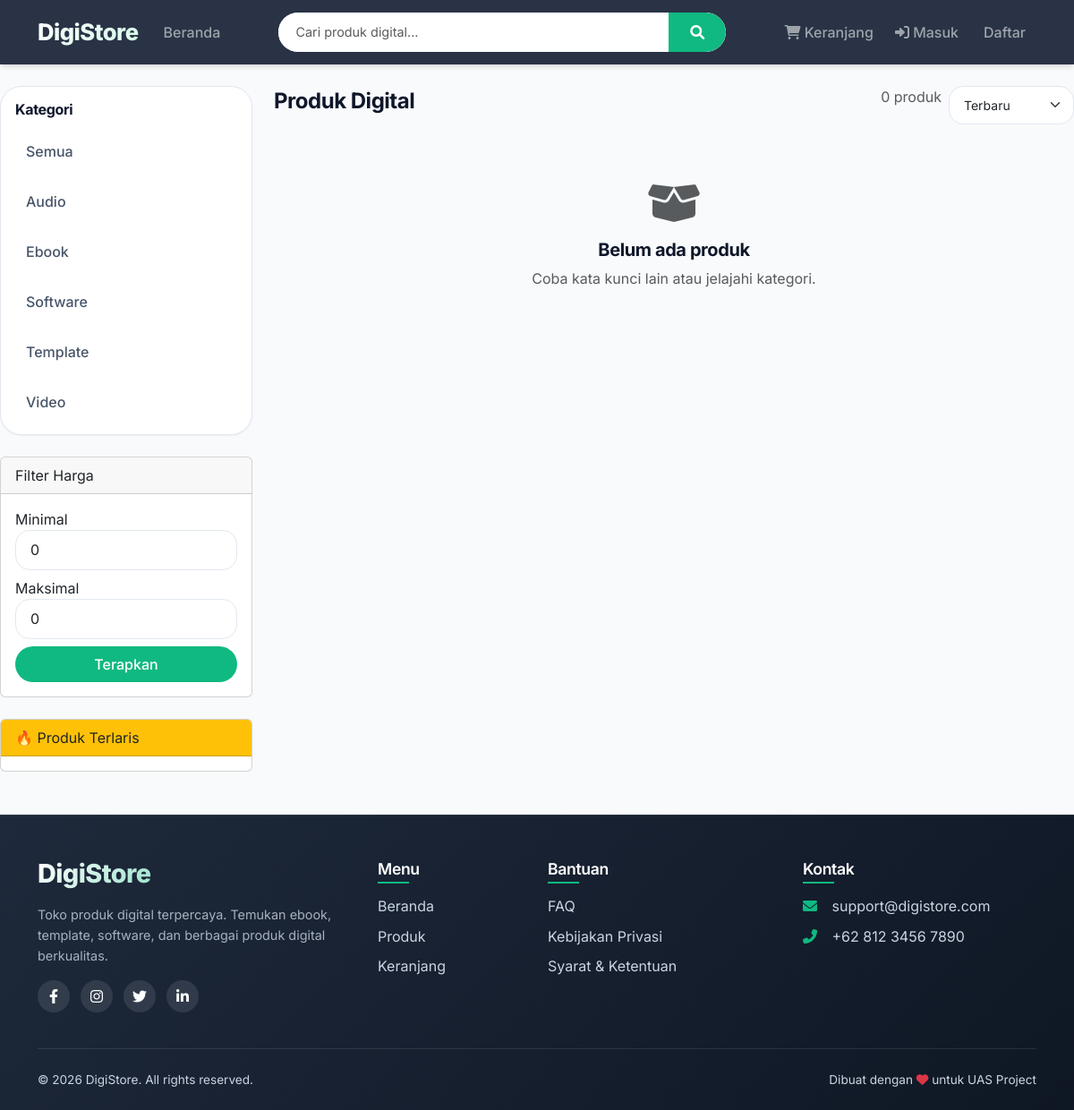
The page / on the database its author committed.
### tables this page shows
CREATE TABLE IF NOT EXISTS categories (
    id INT AUTO_INCREMENT PRIMARY KEY,
    name VARCHAR(50) NOT NULL,
    created_at TIMESTAMP DEFAULT CURRENT_TIMESTAMP
);

### src/controllers/ProductController.php (called while the page is built, shortened)
<?php
require_once __DIR__ . '/../models/Product.php';
require_once __DIR__ . '/../models/Category.php';
class ProductController {
    private $productModel, $categoryModel, $pdo;
    public function __construct($pdo) {
        $this->productModel = new Product($pdo);
        $this->categoryModel = new Category($pdo);
    }
    public function index() {
        $total = $this->productModel->countActiveProducts();
        $categories = $this->categoryModel->getAll();
        include __DIR__ . '/../views/buyer/products.php';
    }
}
?>

### src/models/Category.php (called while the page is built, shortened)
<?php
class Category {
    private $pdo;
    public function __construct($pdo) {
        $this->pdo = $pdo;
    }
    public function getAll() {
        $stmt = $this->pdo->query("SELECT * FROM categories ORDER BY name ASC");
        return $stmt->fetchAll(PDO::FETCH_ASSOC);
    }
}

### src/models/Product.php (called while the page is built, shortened)
<?php
class Product {
    private $pdo;
    public function __construct($pdo) {
        $this->pdo = $pdo;
    }
    public function countActiveProducts() {
        $stmt = $this->pdo->query("SELECT COUNT(*) FROM products WHERE status = 'active'");
        return (int)$stmt->fetchColumn();
    }
}
?>

### src/views/buyer/products.php (the view, shortened to what this page needs)
<?php
$products = $products ?? [];
$categories = $categories ?? [];
$sort = $_GET['sort'] ?? 'newest';
$minPrice = $minPrice ?? 0;
$maxPrice = $maxPrice ?? 0;
$total = $total ?? 0;
include __DIR__ . '/../templates/header.php';
?>
<div class="row">
    <div class="col-md-3">
        <div class="category-sidebar mb-4">
            <h6 class="px-3 pt-2 fw-bold">Kategori</h6>
            <ul class="list-group list-group-flush">
                <li class="list-group-item"><a href="index.php?url=home">Semua</a></li>
                <?php foreach ($categories as $cat): ?>
                    <li class="list-group-item"><a href="index.php?url=product/category/<?= $cat['id'] ?>"><?= htmlspecialchars($cat['name']) ?></a></li>
                <?php endforeach; ?>
            </ul>
        </div>
        <div class="card mb-4">
            <div class="card-header">Filter Harga</div>
            <div class="card-body">
                <form method="GET" action="index.php">
                    <div class="mb-2">
                        <label>Minimal</label>
                        <input type="number" name="min_price" class="form-control" value="<?= $minPrice ?>">
                    </div>
                    <div class="mb-2">
                        <label>Maksimal</label>
                        <input type="number" name="max_price" class="form-control" value="<?= $maxPrice ?>">
                    </div>
                    <button type="submit" class="btn btn-primary w-100">Terapkan</button>
                </form>
            </div>
        </div>
        <div class="card">
            <div class="card-header bg-warning text-dark">🔥 Produk Terlaris</div>
            <div class="card-body p-2">
            </div>
        </div>
    </div>
    <div class="col-md-9">
        <div class="d-flex justify-content-between align-items-center mb-3 flex-wrap">
            <h4 class="fw-bold">Produk Digital</h4>
            <div class="d-flex gap-2">
                <span class="text-muted"><?= $total ?> produk</span>
                <select id="sortSelect" class="form-select form-select-sm w-auto">
                    <option value="newest" <?= $sort == 'newest' ? 'selected' : '' ?>>Terbaru</option>
                </select>
            </div>
        </div>
        <div class="row">
            <?php if (empty($products)): ?>
                <div class="col-12 text-center py-5">
                    <i class="fas fa-box-open fa-3x text-muted mb-3"></i>
                    <h5>Belum ada produk</h5>
                    <p class="text-muted">Coba kata kunci lain atau jelajahi kategori.</p>
                </div>
            <?php endif; ?>
        </div>
    </div>
</div>
<?php include __DIR__ . '/../templates/footer.php'; ?>

### public/assets/css/style.css (style rules this page uses)
:root { --primary: #10B981; --primary-dark: #059669; --primary-light: #D1FAE5; --secondary: #1E293B; --bg-light: #F8FAFC; --bg-card: #FFFFFF; --text-dark: #0F172A; --text-gray: #475569; --border: #E2E8F0; --shadow-sm: 0 1px 2px 0 rgb(0 0 0 / 0.05); --shadow-md: 0 4px 6px -1px rgb(0 0 0 / 0.1), 0 2px 4px -2px rgb(0 0 0 / 0.1); --shadow-lg: 0 10px 15px -3px rgb(0 0 0 / 0.1), 0 4px 6px -4px rgb(0 0 0 / 0.1); --shadow-xl: 0 20px 25px -5px rgb(0 0 0 / 0.1), 0 8px 10px -6px rgb(0 0 0 / 0.1); }
* { margin: 0; padding: 0; box-sizing: border-box; }
body { font-family: 'Inter', system-ui, -apple-system, 'Segoe UI', Roboto, Helvetica, Arial, sans-serif; background: var(--bg-light); color: var(--text-dark); line-height: 1.5; scroll-behavior: smooth; }
h1, h2, h3, h4, h5, h6 { font-weight: 700; letter-spacing: -0.02em; }
.text-muted { color: var(--text-gray); }
.category-sidebar { background: var(--bg-card); border-radius: 24px; padding: 0.5rem 0; border: 1px solid var(--border); box-shadow: var(--shadow-sm); }
.category-sidebar .list-group-item { border: none; padding: 0.5rem 1rem; background: transparent; }
.category-sidebar .list-group-item a { text-decoration: none; color: var(--text-gray); font-weight: 500; display: block; padding: 0.5rem 0.75rem; border-radius: 12px; transition: all 0.2s; }
.btn { border-radius: 60px; padding: 0.5rem 1.2rem; font-weight: 500; transition: all 0.2s; }
.btn-primary { background: var(--primary); border: none; }
.form-control, .form-select { border-radius: 16px; border: 1px solid var(--border); padding: 0.6rem 1rem; transition: 0.2s; }

### rows shown on the page
categories: name "Audio"
categories: name "Ebook"
categories: name "Software"
categories: name "Template"
categories: name "Video"

### other values the page prints
$total "0"
